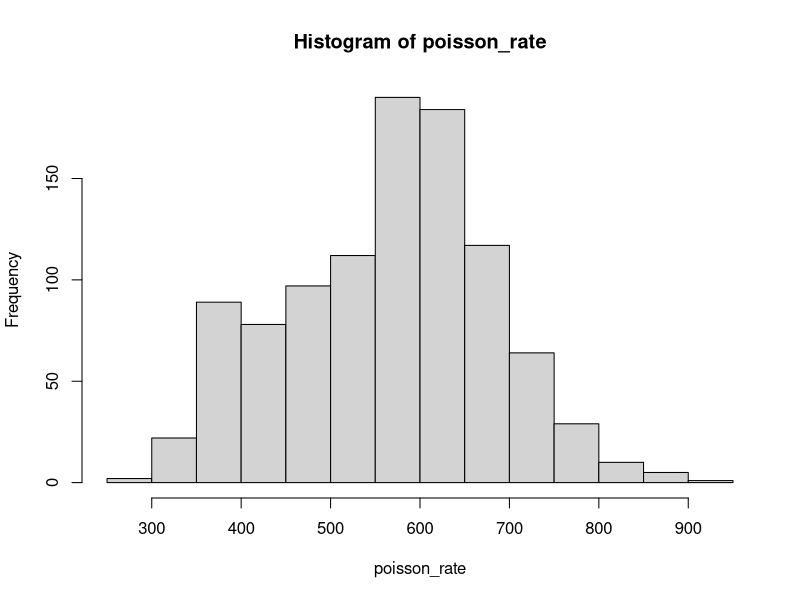
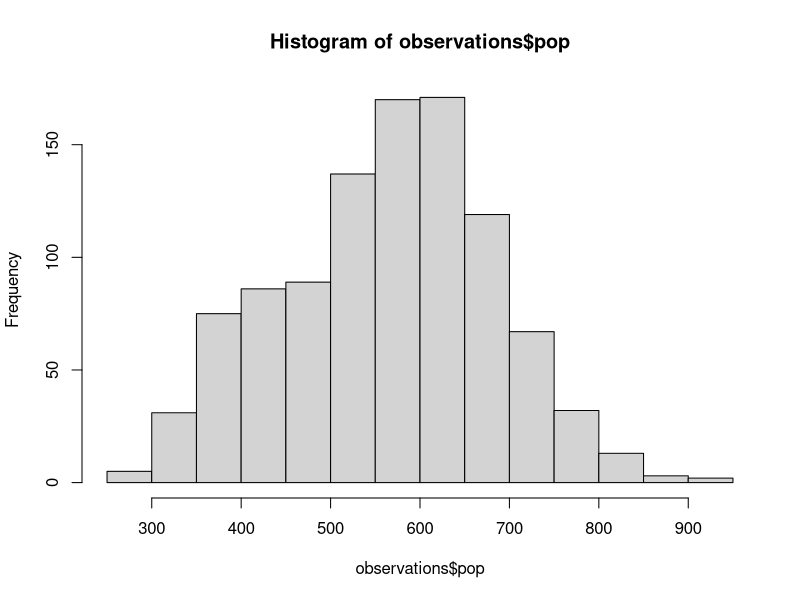

Here is the R script that generated these plots, in order:
library(tidyverse)

n_obs <- 1000
prop_wider <- 0.2
poisson_rate_narrow <- rlnorm(round(n_obs*(1-prop_wider)), log(600), 0.15)
poisson_rate_wider <- rlnorm(round(n_obs*prop_wider), log(400), 0.12)
poisson_rate <- c(poisson_rate_narrow, poisson_rate_wider)
hist(poisson_rate)
observations <- tibble(
  pop = sapply(poisson_rate, function(x) rpois(1, x)),
  settlement = factor(c(rep(1, length(poisson_rate_narrow)), 
                 rep(2, length(poisson_rate_wider))))
) %>% 
  arrange(pop)
hist(observations$pop)

